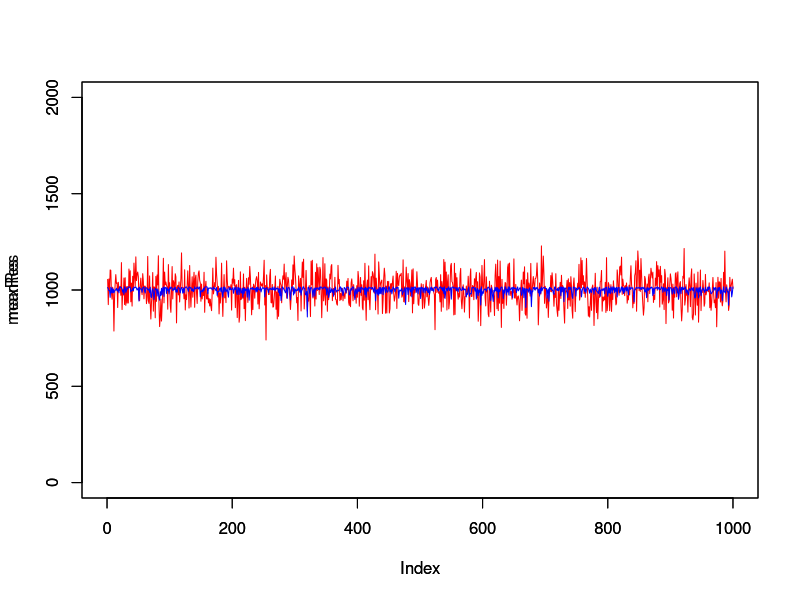

The R source for this figure:
# Tomasz Zakrzewski, tz336079, RPIS 2013/2014
estMean = function(x) {
  return (2 * mean(x))
}

estMax = function(x) {
  n = length(x)
  return (max(x) * (n + 1) / n)
}

# place values here, since R sucks...
k = 60
a = 1000
numTests = 1000

meanRes = seq(numTests)
maxRes = seq(numTests)

for (i in seq(numTests)) {
  x = runif(k, 0, a)
  meanRes[i] = estMean(x)
  maxRes[i] = estMax(x)
}

plot(meanRes, type="l", col="red", ylim=c(0, 2 * a), xlim=c(0, numTests))
par(new=T)
plot(maxRes, type="l", col="blue", ylim=c(0, 2 * a), xlim=c(0, numTests))
